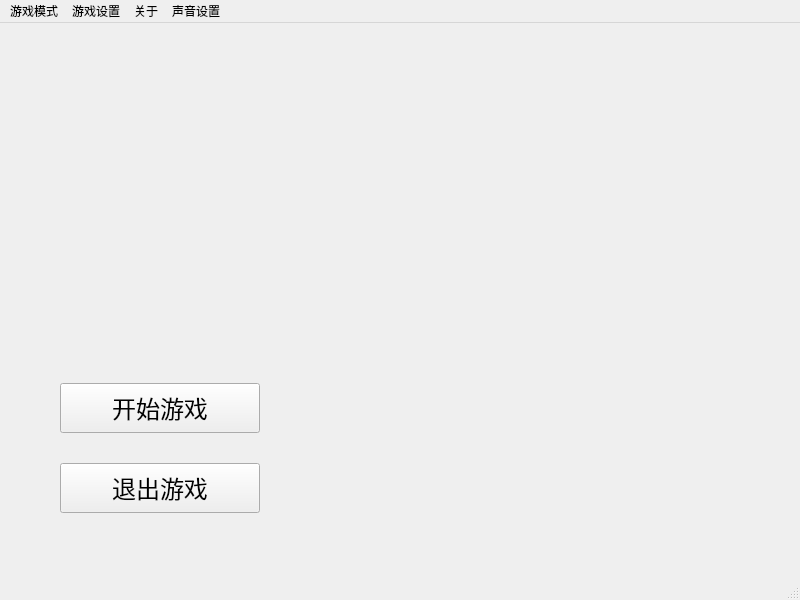
<?xml version="1.0" encoding="UTF-8"?>
<ui version="4.0">
 <class>MainWindow</class>
 <widget class="QMainWindow" name="MainWindow">
  <property name="geometry">
   <rect>
    <x>0</x>
    <y>0</y>
    <width>800</width>
    <height>600</height>
   </rect>
  </property>
  <property name="minimumSize">
   <size>
    <width>800</width>
    <height>600</height>
   </size>
  </property>
  <property name="maximumSize">
   <size>
    <width>800</width>
    <height>600</height>
   </size>
  </property>
  <property name="windowTitle">
   <string>欢乐五子棋</string>
  </property>
  <widget class="QWidget" name="centralwidget">
   <widget class="QLabel" name="Pic_MainPage">
    <property name="geometry">
     <rect>
      <x>25</x>
      <y>-20</y>
      <width>751</width>
      <height>671</height>
     </rect>
    </property>
    <property name="text">
     <string>&lt;html&gt;&lt;head/&gt;&lt;body&gt;&lt;p&gt;&lt;img src=&quot;:/pic/pics/mainpagePic.jpg&quot;/&gt;&lt;/p&gt;&lt;/body&gt;&lt;/html&gt;</string>
    </property>
   </widget>
   <widget class="QPushButton" name="Btn_StartGame">
    <property name="geometry">
     <rect>
      <x>60</x>
      <y>360</y>
      <width>200</width>
      <height>50</height>
     </rect>
    </property>
    <property name="minimumSize">
     <size>
      <width>200</width>
      <height>50</height>
     </size>
    </property>
    <property name="maximumSize">
     <size>
      <width>200</width>
      <height>50</height>
     </size>
    </property>
    <property name="font">
     <font>
      <family>Agency FB</family>
      <pointsize>18</pointsize>
     </font>
    </property>
    <property name="text">
     <string>开始游戏</string>
    </property>
   </widget>
   <widget class="QPushButton" name="Btn_ExitGame">
    <property name="geometry">
     <rect>
      <x>60</x>
      <y>440</y>
      <width>200</width>
      <height>50</height>
     </rect>
    </property>
    <property name="minimumSize">
     <size>
      <width>200</width>
      <height>50</height>
     </size>
    </property>
    <property name="maximumSize">
     <size>
      <width>200</width>
      <height>50</height>
     </size>
    </property>
    <property name="font">
     <font>
      <family>Agency FB</family>
      <pointsize>18</pointsize>
     </font>
    </property>
    <property name="text">
     <string>退出游戏</string>
    </property>
   </widget>
  </widget>
  <widget class="QMenuBar" name="menubar">
   <property name="geometry">
    <rect>
     <x>0</x>
     <y>0</y>
     <width>800</width>
     <height>21</height>
    </rect>
   </property>
   <widget class="QMenu" name="Menu_GameMode">
    <property name="title">
     <string>游戏模式</string>
    </property>
    <addaction name="Action_LocalNon"/>
    <addaction name="Action_Local"/>
    <addaction name="Action_Entertain"/>
    <addaction name="separator"/>
    <addaction name="Action_AI"/>
   </widget>
   <widget class="QMenu" name="AboutMenu">
    <property name="title">
     <string>关于</string>
    </property>
    <addaction name="Action_Info"/>
   </widget>
   <widget class="QMenu" name="menu">
    <property name="title">
     <string>游戏设置</string>
    </property>
    <addaction name="Action_Settings"/>
    <addaction name="separator"/>
   </widget>
   <widget class="QMenu" name="menu_2">
    <property name="title">
     <string>声音设置</string>
    </property>
    <addaction name="musicon"/>
    <addaction name="musicoff"/>
   </widget>
   <addaction name="Menu_GameMode"/>
   <addaction name="menu"/>
   <addaction name="AboutMenu"/>
   <addaction name="menu_2"/>
  </widget>
  <widget class="QStatusBar" name="StatusBar">
   <property name="enabled">
    <bool>true</bool>
   </property>
  </widget>
  <action name="Action_LocalNon">
   <property name="text">
    <string>双人对战-无禁手</string>
   </property>
  </action>
  <action name="Action_Local">
   <property name="text">
    <string>双人对战-有禁手</string>
   </property>
  </action>
  <action name="Action_AI">
   <property name="text">
    <string>人机对弈-无禁手</string>
   </property>
  </action>
  <action name="Action_Settings">
   <property name="text">
    <string>基本设置</string>
   </property>
  </action>
  <action name="Action_NetworkSettings">
   <property name="text">
    <string>网络设置</string>
   </property>
  </action>
  <action name="Action_Info">
   <property name="text">
    <string>创作人员</string>
   </property>
  </action>
  <action name="musicon">
   <property name="text">
    <string>打开</string>
   </property>
  </action>
  <action name="musicoff">
   <property name="text">
    <string>关闭</string>
   </property>
  </action>
  <action name="Action_Entertain">
   <property name="text">
    <string>娱乐模式</string>
   </property>
  </action>
 </widget>
 <resources/>
 <connections/>
</ui>
